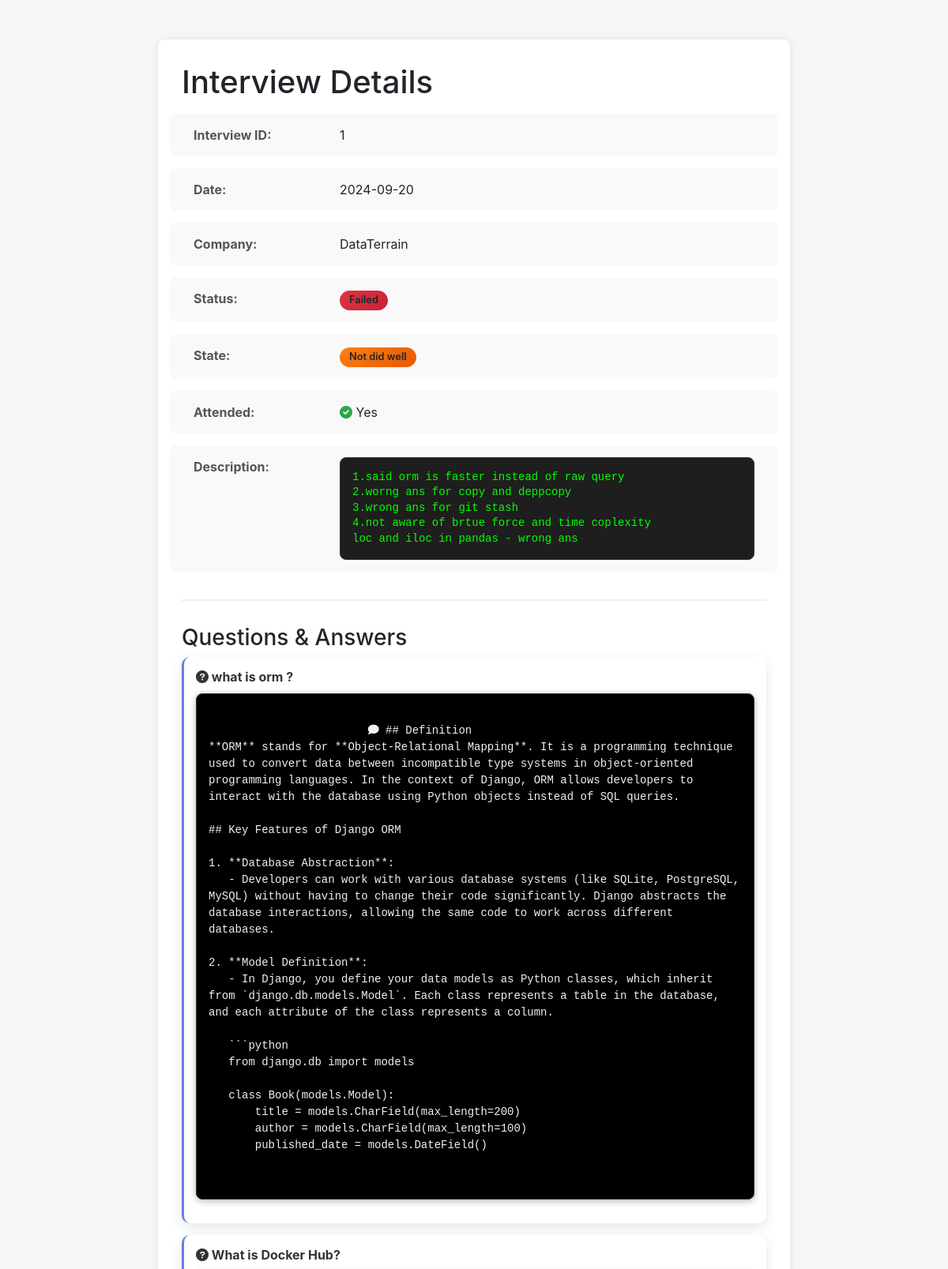
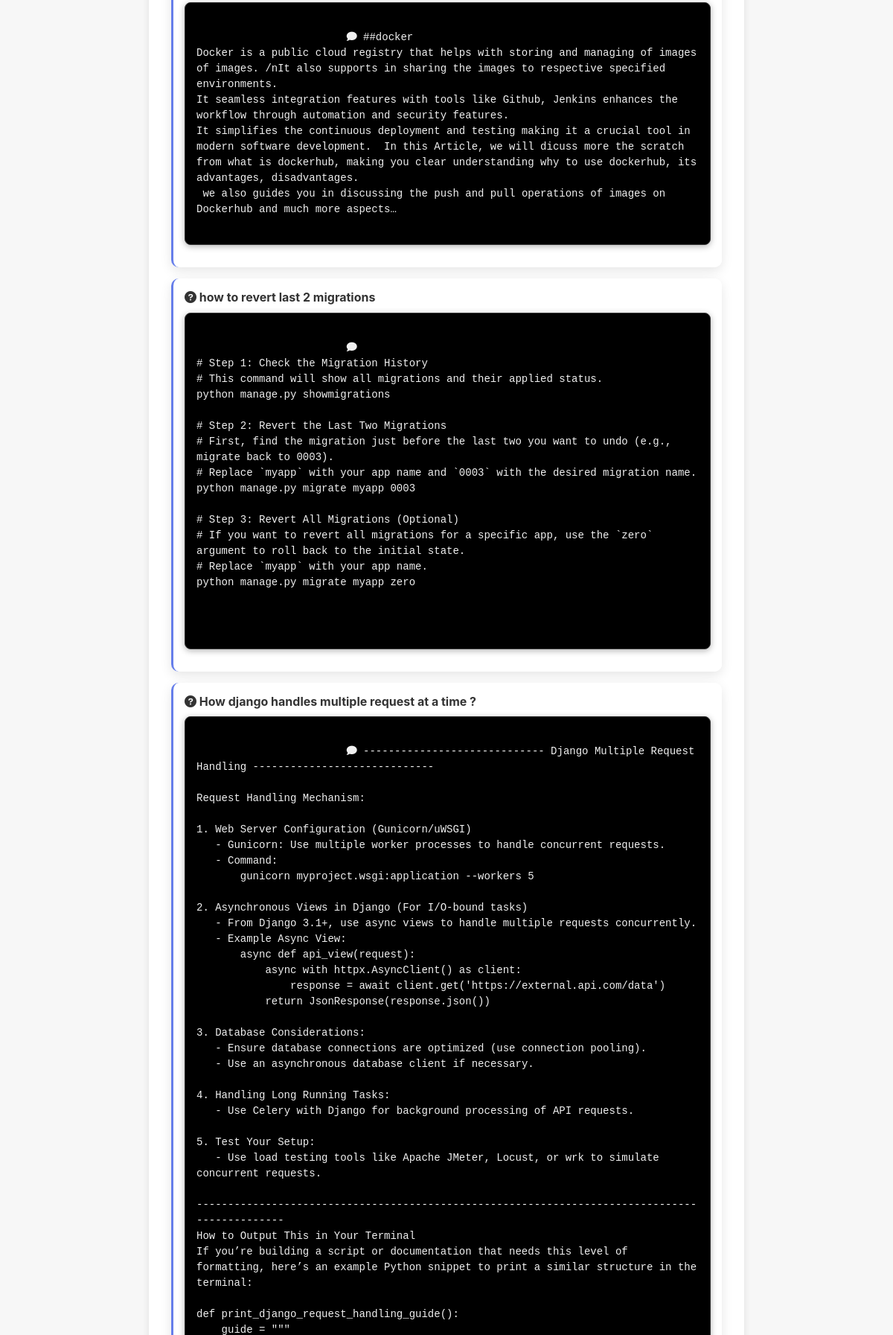
Screenshot of /view/1/ (upper part) with the database file from the repository (2 pictures, top to bottom).
### models.py (models this page shows)
class Interview(db.Model):
    __tablename__ = 'interview_master'
    sno = db.Column(db.Integer, primary_key=True)
    date = db.Column(db.Date, nullable=False)
    company_name_id = db.Column(db.Integer, db.ForeignKey('company_data.id'), nullable=False)
    status = db.Column(db.String(50))  # e.g., 'Did well', 'Not well'
    state = db.Column(db.String(100))  # e.g., 'Moved to next', 'Failed', etc.
    is_deleted = db.Column(db.Boolean, default=False)
    is_attended = db.Column(db.Boolean, default=False)
    description = db.Column(db.String(500))
    created_at = db.Column(db.DateTime, default=datetime.utcnow)
    updated_at = db.Column(db.DateTime, default=datetime.utcnow, onupdate=datetime.utcnow)
    questions = db.relationship('QuestionAnswer', backref='interview', lazy=True, foreign_keys='QuestionAnswer.interview_id')

class Company(db.Model):
    __tablename__ = 'company_data'
    id = db.Column(db.Integer, primary_key=True)
    company_name = db.Column(db.String(255), nullable=False)
    interviews = db.relationship('Interview', backref='company', lazy=True)
    questions = db.relationship('QuestionAnswer', backref='company_question', lazy=True)

class QuestionAnswer(db.Model):
    __tablename__ = 'question_master'
    id = db.Column(db.Integer, primary_key=True)
    question = db.Column(db.Text, nullable=False)
    answer = db.Column(db.Text, nullable=False)
    question_type = db.Column(db.String(20))  # Python, Django, Cloud, General, Others, Database, Pandas
    interview_id = db.Column(db.Integer, db.ForeignKey('interview_master.sno'), nullable=False)
    company_question_id = db.Column(db.Integer, db.ForeignKey('company_data.id'), nullable=False)
    is_deleted = db.Column(db.Boolean, default=False)
    created_at = db.Column(db.DateTime, default=datetime.utcnow)
    updated_at = db.Column(db.DateTime, default=datetime.utcnow, onupdate=datetime.utcnow)

### app.py (the view)
@app.route('/view/<int:id>/')
def view_interview_web(id):
    interview = interview_db.get_interview_with_questions(id)
    if not interview:
        return render_template('error.html'), 404
    return render_template('view_interview.html', interview=interview)

### dbhelper.py (called while the page is built)
    def get_connection(self):
        return sqlite3.connect(self.db_path)

    def execute_query(self, query: str, params: tuple = ()) -> List[Dict[str, Any]]:
        conn = self.get_connection()
        conn.row_factory = sqlite3.Row  # Make rows dictionary-like
        cursor = conn.cursor()
        try:
            cursor.execute(query, params)
            result = [dict(row) for row in cursor.fetchall()]
            return result
        finally:
            conn.close()

    def get_interview_with_questions(self, sno: int) -> Optional[Dict[str, Any]]:
        interview_query = """
        SELECT i.sno, i.date, i.status, i.state, i.is_deleted, i.is_attended,
               i.description, c.company_name
        FROM interview_master i
        JOIN company_data c ON i.company_name_id = c.id
        WHERE i.sno = ? AND i.is_deleted = 0
        """
        questions_query = """
        SELECT question, answer
        FROM question_master
        WHERE interview_id = ? AND is_deleted = 0
        """
        interview_result = self.db.execute_query(interview_query, (sno,))
        if not interview_result:
            return None
        interview = interview_result[0]
        questions = self.db.execute_query(questions_query, (sno,))
        interview['questions'] = questions
        return interview

### templates/view_interview.html (shortened to what this page needs)
<!DOCTYPE html>
<html lang="en">
<head>
    <link rel="stylesheet" href="https://stackpath.bootstrapcdn.com/bootstrap/4.5.2/css/bootstrap.min.css">
    <link rel="stylesheet" href="https://cdnjs.cloudflare.com/ajax/libs/font-awesome/6.0.0-beta3/css/all.min.css">
</head>
<body>
    <div class="container">
        <div class="header-section">
            <h1 class="mb-3">Interview Details</h1>
            <div class="row detail-row">
                <div class="col-md-3 detail-label">Interview ID:</div>
                <div class="col-md-9">{{ interview.sno }}</div>
            </div>
            <div class="row detail-row">
                <div class="col-md-3 detail-label">Date:</div>
                <div class="col-md-9">{{ interview.date }}</div>
            </div>
            <div class="row detail-row">
                <div class="col-md-3 detail-label">Company:</div>
                <div class="col-md-9">{{ interview.company_name }}</div>
            </div>
            <div class="row detail-row">
                <div class="col-md-3 detail-label">Status:</div>
                <div class="col-md-9">
                    {% set status_class = "status-" + interview.status.lower().replace(" ", "-") %}
                    {% set is_offer_related_status = interview.status.lower() in ["offer accepted", "offer extended", "selected", "joined", "offered"] %}
                    <span class="badge {{ status_class }} {% if is_offer_related_status %}offer-related{% endif %}">
                        {{ interview.status }}
                    </span>
                </div>
            </div>
            <div class="row detail-row">
                <div class="col-md-3 detail-label">State:</div>
                <div class="col-md-9">
                    {% set state_class = "state-" + interview.state.lower().replace(" ", "-") %}
                    {% set is_offer_related = interview.state.lower() in ["offer accepted", "offer extended", "selected"] %}
                    <span class="badge {{ state_class }} {% if is_offer_related %}offer-related{% endif %}">
                        {{ interview.state }}
                    </span>
                </div>
            </div>
            <div class="row detail-row">
                <div class="col-md-3 detail-label">Attended:</div>
                <div class="col-md-9">
                    {% if interview.is_attended %}
                    <i class="fas fa-check-circle text-success"></i> Yes
                    {% else %}
                    <i class="fas fa-times-circle text-danger"></i> No
                    {% endif %}
                </div>
            </div>
            {% if interview.description %}
            <div class="row detail-row">
                <div class="col-md-3 detail-label">Description:</div>
                <div class="col-md-9">
                    <div class="terminal-description">{{ interview.description }}</div>
                </div>
            </div>
            {% endif %}
        </div>
        <div class="questions-section">
            <h3>Questions & Answers</h3>
            {% if interview.questions %}
                {% for qa in interview.questions %}
                <div class="question-card">
                    <div class="question-text">
                        <i class="fas fa-question-circle"></i> {{ qa.question }}
                    </div>
                    <div class="answer-text">
                        <i class="fas fa-comment"></i> {{ qa.answer }}
                    </div>
                </div>
                {% endfor %}
            {% else %}
            <div class="no-questions">
                <i class="fas fa-inbox fa-2x mb-2"></i>
                <p>No questions recorded for this interview.</p>
            </div>
            {% endif %}
        </div>
    </div>
</body>
</html>

### templates/view_interview.html (style rules this page uses)
body { background-color: #f7f7f7; }
.container { margin-top: 50px; max-width: 800px; background-color: white; padding: 30px; box-shadow: 0px 0px 10px rgba(0, 0, 0, 0.1); border-radius: 8px; }
.header-section { border-bottom: 2px solid #eee; padding-bottom: 20px; margin-bottom: 30px; }
.detail-row { margin-bottom: 15px; padding: 15px; background-color: #f9f9f9; border-radius: 8px; transition: all 0.3s ease; }
.detail-label { font-weight: bold; color: #555; }
.badge { padding: 6px 12px; border-radius: 15px; font-size: 0.8rem; font-weight: 600; }
.status-failed { background: linear-gradient(135deg, #dc3545, #c82333); }
.state-not-did-well { background: linear-gradient(135deg, #fd7e14, #e55a00); }
.terminal-description { background: #1e1e1e; color: #00ff00; font-family: 'Courier New', monospace; padding: 15px; border-radius: 8px; border: 1px solid #333; white-space: pre-wrap; font-size: 14px; line-height: 1.4; }
.questions-section { margin-top: 30px; }
.question-card { background: rgba(255, 255, 255, 0.95); border-radius: 10px; padding: 15px; margin-bottom: 15px; box-shadow: 0 5px 15px rgba(0, 0, 0, 0.1); border-left: 3px solid #667eea; transition: all 0.3s ease; backdrop-filter: blur(10px); }
.question-text { font-weight: 700; color: #333; font-size: 16px; margin-bottom: 10px; line-height: 1.3; }
.answer-text { color: #f0f0f0; line-height: 1.5; margin-bottom: 15px; font-size: 14px; white-space: pre-wrap; background: #000000; padding: 15px; border-radius: 8px; font-family: 'Cascadia Code', 'Fira Code', 'Consolas', 'Monaco', 'Courier New', monospace; border: 1px solid #333; box-shadow: 0 2px 8px rgba(0, 0, 0, 0.3); transition: all 0.3s ease; }
.text-success { color: #28a745 !important; }

### rows the page displays
Interview: sno "1", date "2024-09-20", status "Failed", state "Not did well", description "1.said orm is faster instead of raw query 2.worng ans for copy and deppcopy 3.wrong ans for git stash 4.not aware of brtue force and time coplexity loc and iloc in pandas - wrong ans"
Company: company_name "DataTerrain"
QuestionAnswer: question "what is orm ?", answer "## Definition **ORM** stands for **Object-Relational Mapping**. It is a programming technique used to convert data between incompatible type systems in object-oriented programming languages. In the context of Django, ORM allows developers to interact with the database using Python objects instead of SQL queries. ## Key Features of Django ORM 1. **Database Abstraction**: - Developers can work with various database systems (like SQLite, PostgreSQL, MySQL) without having to change their code significantly. Django abstracts the database interactions, allowing the same code to work across different databases. 2. **Model Definition**: - In Django, you define your data models as Python classes,…"
QuestionAnswer: question "What is Docker Hub?", answer "##docker Docker is a public cloud registry that helps with storing and managing of images of images. /nIt also supports in sharing the images to respective specified environments. It seamless integration features with tools like Github, Jenkins enhances the workflow through automation and security features. It simplifies the continuous deployment and testing making it a crucial tool in modern software development. In this Article, we will dicuss more the scratch from what is dockerhub, making you clear understanding why to use dockerhub, its advantages, disadvantages. we also guides you in discussing the push and pull operations of images on Dockerhub and much more aspects…"
QuestionAnswer: question "how to revert last 2 migrations", answer "# Step 1: Check the Migration History # This command will show all migrations and their applied status. python manage.py showmigrations # Step 2: Revert the Last Two Migrations # First, find the migration just before the last two you want to undo (e.g., migrate back to 0003). # Replace `myapp` with your app name and `0003` with the desired migration name. python manage.py migrate myapp 0003 # Step 3: Revert All Migrations (Optional) # If you want to revert all migrations for a specific app, use the `zero` argument to roll back to the initial state. # Replace `myapp` with your app name. python manage.py migrate myapp zero"
QuestionAnswer: question "How django handles multiple request at a time ?"
